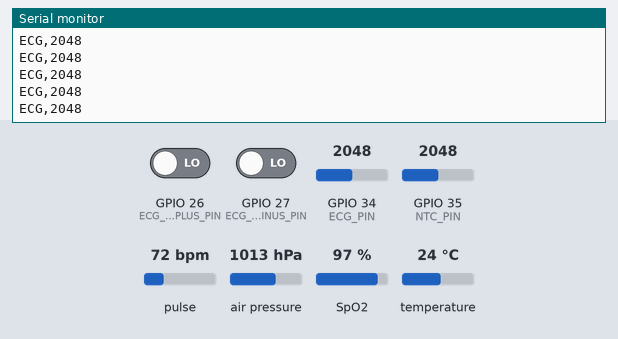
Bench run of a sketch on a simulated ESP32. On the bench: the last lines printed to the serial monitor. The test bench sets the inputs (shaded band); at power-on: GPIO 26 (ECG_LO_PLUS_PIN) LOW, pulse 72 bpm, GPIO 35 (NTC_PIN) = 2048, air pressure 1013 hPa, SpO2 97 %, GPIO 27 (ECG_LO_MINUS_PIN) LOW, GPIO 34 (ECG_PIN) = 2048, temperature 24 °C (analog values on the 0–4095 scale).

Above: at 2.0 s.
2.1 s: GPIO 26 (ECG_LO_PLUS_PIN) driven HIGH
At 2.8 s:
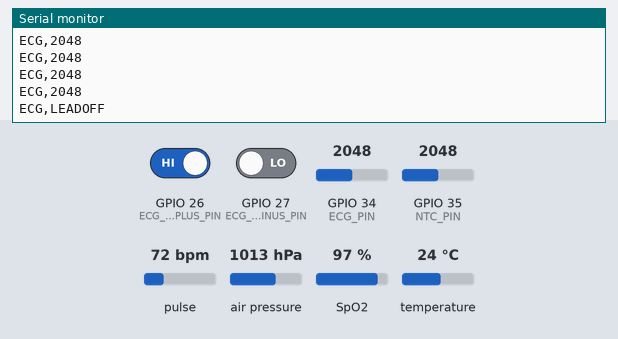
3.6 s: pulse set to 42 bpm
At 4.8 s:
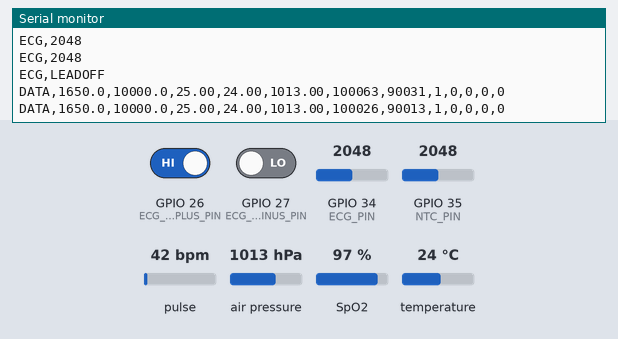
5.1 s: GPIO 35 (NTC_PIN) set to 2866
At 5.1 s:
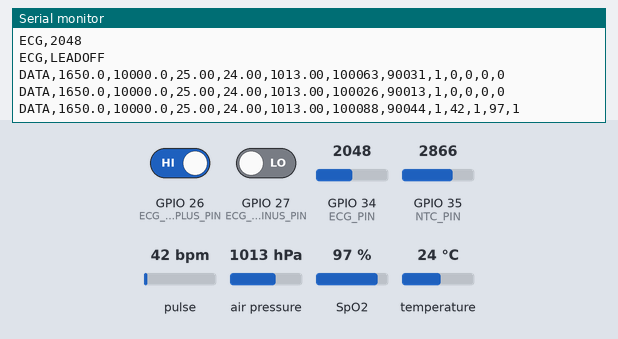
6.6 s: air pressure set to 952 hPa
At 7.8 s:
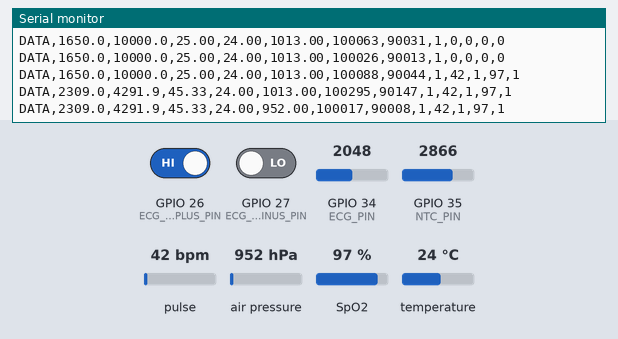
8.1 s: SpO2 set to 80 %
At 8.1 s:
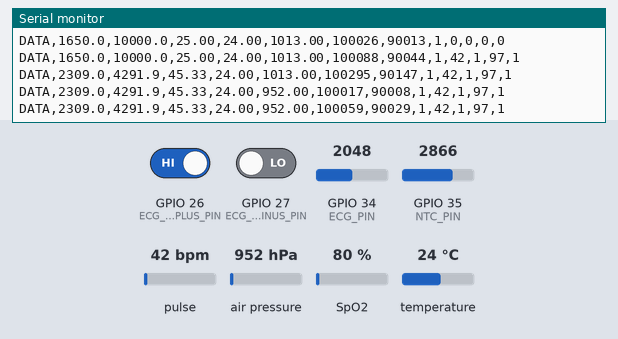
9.6 s: GPIO 35 (NTC_PIN) set to 3972
At 10.7 s:
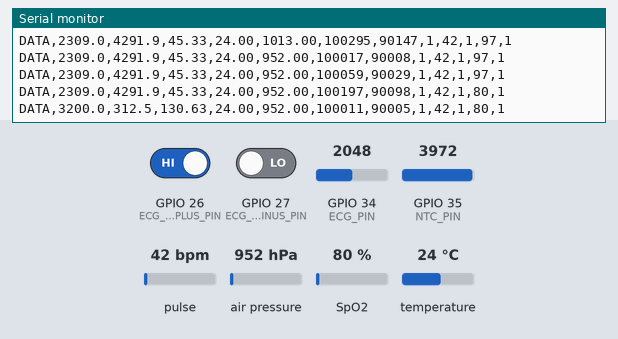
Timing chart, 0 to 12.1 s (numbered marks = the images above; inputs shaded):
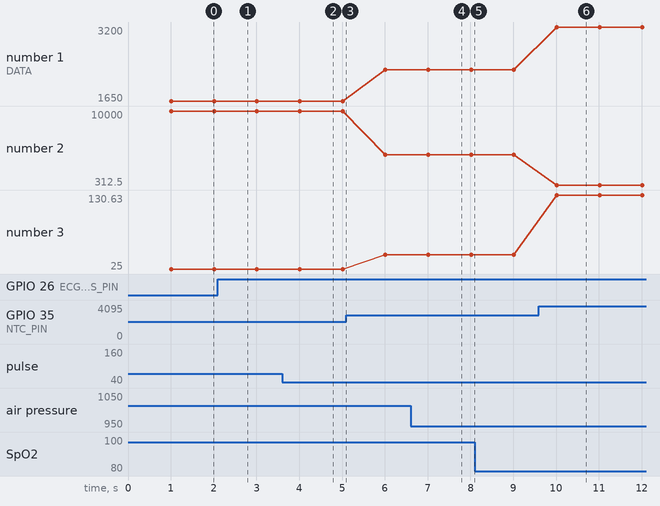

Measured:
- after the input at 2.1 s, the serial monitor: prints a new line at once (image 1)
- after the input at 3.6 s, the serial monitor: prints a new line after 0.41 s (image 2)
- after the input at 6.6 s, the serial monitor: prints a new line after 0.41 s (image 4)
- after the input at 9.6 s, the serial monitor: prints a new line after 0.41 s (image 6)
- plotted number 1: 1650 → 2309 after the input at 5.1 s, 2309 → 3200 after the input at 9.6 s
- plotted number 2: 10000 → 4291.9 after the input at 5.1 s, 4291.9 → 312.5 after the input at 9.6 s
- plotted number 3: 25 → 45.33 after the input at 5.1 s, 45.33 → 130.63 after the input at 9.6 s

The sketch:

medmonitor_sensors.ino
```cpp
/*
  MedMonitor integrated firmware
  ESP32 + AD8232 + MAX30102 + BMP280 + NTC

  Pins (classic ESP32 DevKit):
    AD8232 OUTPUT -> GPIO34
    AD8232 LO+    -> GPIO26
    AD8232 LO-    -> GPIO27
    MAX30102 SDA  -> GPIO21
    MAX30102 SCL  -> GPIO22
    BMP280 SDA    -> GPIO21 (shared I2C bus)
    BMP280 SCL    -> GPIO22 (shared I2C bus)
    NTC divider midpoint -> GPIO35

  NTC divider assumed:
    3.3V -> NTC -> GPIO35 -> 10k fixed resistor -> GND
  Set NTC_ON_TOP=false if your divider is wired the opposite way.

  Serial: 115200 baud
    ECG,<filtered_adc>       at 125 samples/sec
    ECG,LEADOFF              when electrode leads are disconnected
    DATA,<13 fields>         once per second

  Libraries:
    - Adafruit BMP280 Library
    - Adafruit Unified Sensor
    - Adafruit BusIO
    - SparkFun MAX3010x Pulse and Proximity Sensor Library
*/

#include <Wire.h>
#include <Adafruit_BMP280.h>
#include "MAX30105.h"
#include "spo2_algorithm.h"
#include <math.h>

// ---------------- PIN CONFIGURATION ----------------
static const int SDA_PIN = 21;
static const int SCL_PIN = 22;

static const int ECG_PIN = 34;
static const int ECG_LO_PLUS_PIN = 26;
static const int ECG_LO_MINUS_PIN = 27;

static const int NTC_PIN = 35;

// ---------------- NTC CONFIGURATION ----------------
#define NTC_ON_TOP true

static const float R_FIXED = 10000.0f;
static const float R_NTC_25 = 10000.0f;
static const float NTC_BETA = 3950.0f; // Replace with datasheet Beta if known.
static const float ADC_SUPPLY_MV = 3300.0f;

// ---------------- SENSOR OBJECTS ----------------
Adafruit_BMP280 bmp;
MAX30105 maxSensor;

bool bmpOK = false;
bool maxOK = false;

// ---------------- ECG CONFIGURATION ----------------
static const uint32_t ECG_PERIOD_US = 8000; // 125 Hz
static const int ECG_FILTER_SIZE = 3;

int ecgFilter[ECG_FILTER_SIZE] = {0};
int ecgFilterIndex = 0;
long ecgFilterSum = 0;
uint32_t nextEcgSampleUs = 0;
bool previousLeadOff = true;

// ---------------- MAX30102 CONFIGURATION ----------------
static const int32_t SPO2_BUFFER_SIZE = 100;

uint32_t irBuffer[SPO2_BUFFER_SIZE];
uint32_t redBuffer[SPO2_BUFFER_SIZE];

int spo2BufferCount = 0;
int samplesSinceCalculation = 0;

int32_t spo2Value = 0;
int32_t rawHeartRate = 0;

int8_t spo2Valid = 0;
int8_t heartRateValid = 0;

uint32_t latestIR = 0;
uint32_t latestRed = 0;

bool fingerPresent = false;

static const uint32_t FINGER_THRESHOLD = 50000;

// Heart-rate stabilizer:
// 1) reject isolated implausible jumps relative to the current estimate
// 2) median of the latest 5 accepted values
// 3) exponential smoothing of the median
static const int HR_HISTORY_SIZE = 5;
int hrHistory[HR_HISTORY_SIZE] = {0};
int hrHistoryCount = 0;
int hrHistoryIndex = 0;

float smoothedHeartRate = NAN;
static const float HR_EMA_ALPHA = 0.25f;
static const int HR_MIN = 40;
static const int HR_MAX = 200;
static const int HR_MAX_STEP = 25;

int displayedHeartRate = 0;

// ---------------- TIMING ----------------
unsigned long lastDataOutputMs = 0;

// ---------------- NTC READING ----------------
float readNTC(float &millivolts, float &resistance) {
  const int sampleCount = 32;
  uint32_t total = 0;

  for (int i = 0; i < sampleCount; i++) {
    total += analogReadMilliVolts(NTC_PIN);
    delayMicroseconds(150);
  }

  millivolts = total / (float)sampleCount;

  if (millivolts <= 20.0f ||
      millivolts >= ADC_SUPPLY_MV - 20.0f) {
    resistance = NAN;
    return NAN;
  }

  if (NTC_ON_TOP) {
    resistance = R_FIXED * (ADC_SUPPLY_MV - millivolts) / millivolts;
  } else {
    resistance = R_FIXED * millivolts / (ADC_SUPPLY_MV - millivolts);
  }

  if (!isfinite(resistance) || resistance <= 0.0f) {
    return NAN;
  }

  const float referenceKelvin = 298.15f;
  float inverseTemperature =
      (1.0f / referenceKelvin) +
      (log(resistance / R_NTC_25) / NTC_BETA);

  return (1.0f / inverseTemperature) - 273.15f;
}

// ---------------- HEART RATE FILTER ----------------
int medianOfHistory() {
  int sorted[HR_HISTORY_SIZE];
  for (int i = 0; i < hrHistoryCount; i++) {
    sorted[i] = hrHistory[i];
  }

  for (int i = 0; i < hrHistoryCount - 1; i++) {
    for (int j = i + 1; j < hrHistoryCount; j++) {
      if (sorted[j] < sorted[i]) {
        int temp = sorted[i];
        sorted[i] = sorted[j];
        sorted[j] = temp;
      }
    }
  }

  return sorted[hrHistoryCount / 2];
}

void resetHeartRateFilter() {
  hrHistoryCount = 0;
  hrHistoryIndex = 0;
  smoothedHeartRate = NAN;
  displayedHeartRate = 0;
}

void updateHeartRateFilter() {
  if (!fingerPresent || !heartRateValid) {
    return;
  }

  // Reject values outside the plausible range for this prototype.
  if (rawHeartRate < HR_MIN || rawHeartRate > HR_MAX) {
    return;
  }

  // Reject a single large jump once a stable estimate exists.
  if (isfinite(smoothedHeartRate) &&
      abs((int)rawHeartRate - (int)round(smoothedHeartRate)) > HR_MAX_STEP) {
    return;
  }

  hrHistory[hrHistoryIndex] = (int)rawHeartRate;
  hrHistoryIndex = (hrHistoryIndex + 1) % HR_HISTORY_SIZE;

  if (hrHistoryCount < HR_HISTORY_SIZE) {
    hrHistoryCount++;
  }

  int medianHR = medianOfHistory();

  if (!isfinite(smoothedHeartRate)) {
    smoothedHeartRate = medianHR;
  } else {
    smoothedHeartRate =
        HR_EMA_ALPHA * medianHR +
        (1.0f - HR_EMA_ALPHA) * smoothedHeartRate;
  }

  displayedHeartRate = (int)round(smoothedHeartRate);
}

// ---------------- MAX30102 SERVICE ----------------
void serviceMAX30102() {
  if (!maxOK) {
    return;
  }

  maxSensor.check();

  while (maxSensor.available()) {
    uint32_t red = maxSensor.getFIFORed();
    uint32_t ir = maxSensor.getFIFOIR();
    maxSensor.nextSample();

    latestRed = red;
    latestIR = ir;
    fingerPresent = (latestIR > FINGER_THRESHOLD);

    if (spo2BufferCount < SPO2_BUFFER_SIZE) {
      redBuffer[spo2BufferCount] = red;
      irBuffer[spo2BufferCount] = ir;
      spo2BufferCount++;

      if (spo2BufferCount == SPO2_BUFFER_SIZE) {
        maxim_heart_rate_and_oxygen_saturation(
          irBuffer, SPO2_BUFFER_SIZE, redBuffer,
          &spo2Value, &spo2Valid,
          &rawHeartRate, &heartRateValid
        );
        updateHeartRateFilter();
      }
    } else {
      memmove(irBuffer, irBuffer + 1,
              (SPO2_BUFFER_SIZE - 1) * sizeof(uint32_t));
      memmove(redBuffer, redBuffer + 1,
              (SPO2_BUFFER_SIZE - 1) * sizeof(uint32_t));

      irBuffer[SPO2_BUFFER_SIZE - 1] = ir;
      redBuffer[SPO2_BUFFER_SIZE - 1] = red;

      samplesSinceCalculation++;

      if (samplesSinceCalculation >= 25) {
        samplesSinceCalculation = 0;

        maxim_heart_rate_and_oxygen_saturation(
          irBuffer, SPO2_BUFFER_SIZE, redBuffer,
          &spo2Value, &spo2Valid,
          &rawHeartRate, &heartRateValid
        );

        updateHeartRateFilter();
      }
    }
  }

  if (!fingerPresent) {
    heartRateValid = 0;
    spo2Valid = 0;
    resetHeartRateFilter();
  }
}

// ---------------- ECG SERVICE ----------------
void serviceECG() {
  uint32_t nowUs = micros();

  if ((int32_t)(nowUs - nextEcgSampleUs) < 0) {
    return;
  }

  nextEcgSampleUs = nowUs + ECG_PERIOD_US;

  bool leadOff =
      (digitalRead(ECG_LO_PLUS_PIN) == HIGH) ||
      (digitalRead(ECG_LO_MINUS_PIN) == HIGH);

  if (leadOff) {
    if (!previousLeadOff) {
      Serial.println("ECG,LEADOFF");
    }
    previousLeadOff = true;
    return;
  }

  previousLeadOff = false;

  int rawECG = analogRead(ECG_PIN);

  ecgFilterSum -= ecgFilter[ecgFilterIndex];
  ecgFilter[ecgFilterIndex] = rawECG;
  ecgFilterSum += rawECG;
  ecgFilterIndex = (ecgFilterIndex + 1) % ECG_FILTER_SIZE;

  int filteredECG = ecgFilterSum / ECG_FILTER_SIZE;

  Serial.print("ECG,");
  Serial.println(filteredECG);
}

// ---------------- BMP280 INITIALIZATION ----------------
void initializeBMP280() {
  // Keep the same order and address used in the standalone sensor test.
  bmpOK = bmp.begin(0x76);

  if (!bmpOK) {
    delay(30);
    bmpOK = bmp.begin(0x77);
  }

  if (bmpOK) {
    bmp.setSampling(
      Adafruit_BMP280::MODE_NORMAL,
      Adafruit_BMP280::SAMPLING_X2,
      Adafruit_BMP280::SAMPLING_X16,
      Adafruit_BMP280::FILTER_X16,
      Adafruit_BMP280::STANDBY_MS_500
    );
  }

  Serial.println(bmpOK ? "#BMP280:OK" : "#BMP280:NOT_FOUND");
}

// ---------------- MAX30102 INITIALIZATION ----------------
void initializeMAX30102() {
  maxOK = maxSensor.begin(Wire, I2C_SPEED_STANDARD);

  if (maxOK) {
    maxSensor.setup(60, 4, 2, 100, 411, 4096);
    maxSensor.setPulseAmplitudeRed(0x3F);
    maxSensor.setPulseAmplitudeIR(0x3F);
    maxSensor.setPulseAmplitudeGreen(0);
  }

  Serial.println(maxOK ? "#MAX30102:OK" : "#MAX30102:NOT_FOUND");
}

// ---------------- SETUP ----------------
void setup() {
  Serial.begin(115200);
  delay(800);

  analogReadResolution(12);
  analogSetPinAttenuation(ECG_PIN, ADC_11db);
  analogSetPinAttenuation(NTC_PIN, ADC_11db);

  pinMode(ECG_LO_PLUS_PIN, INPUT);
  pinMode(ECG_LO_MINUS_PIN, INPUT);

  Wire.begin(SDA_PIN, SCL_PIN);
  Wire.setClock(100000);

  Serial.println("#MEDMONITOR_START");

  // BMP280 first, matching the standalone test that worked.
  initializeBMP280();

  // MAX30102 second, on the same I2C bus.
  initializeMAX30102();

  // Initialize ECG moving-average buffer with actual baseline samples.
  for (int i = 0; i < ECG_FILTER_SIZE; i++) {
    ecgFilter[i] = analogRead(ECG_PIN);
    ecgFilterSum += ecgFilter[i];
  }

  nextEcgSampleUs = micros();

  Serial.println(
    "#FORMAT:DATA,ntc_mV,ntc_ohms,ntc_C,bmp_C,pressure_hPa,IR,RED,finger,HR,HR_valid,SpO2,SpO2_valid"
  );
}

// ---------------- MAIN LOOP ----------------
void loop() {
  // Service the optical sensor frequently to avoid FIFO overflow.
  serviceMAX30102();

  // Sample ECG at 125 Hz and stream it separately from the one-second packet.
  serviceECG();

  if (millis() - lastDataOutputMs >= 1000) {
    lastDataOutputMs = millis();

    float ntcMv = NAN;
    float ntcOhms = NAN;
    float ntcC = readNTC(ntcMv, ntcOhms);

    float bmpC = NAN;
    float pressureHpa = NAN;

    if (bmpOK) {
      bmpC = bmp.readTemperature();
      pressureHpa = bmp.readPressure() / 100.0f;

      if (!isfinite(bmpC) || !isfinite(pressureHpa) ||
          bmpC < -40.0f || bmpC > 85.0f ||
          pressureHpa < 300.0f || pressureHpa > 1100.0f) {
        bmpC = NAN;
        pressureHpa = NAN;
      }
    }

    Serial.print("DATA,");
    Serial.print(isfinite(ntcMv) ? ntcMv : -999.0f, 1); Serial.print(",");
    Serial.print(isfinite(ntcOhms) ? ntcOhms : -999.0f, 1); Serial.print(",");
    Serial.print(isfinite(ntcC) ? ntcC : -999.0f, 2); Serial.print(",");
    Serial.print(isfinite(bmpC) ? bmpC : -999.0f, 2); Serial.print(",");
    Serial.print(isfinite(pressureHpa) ? pressureHpa : -999.0f, 2); Serial.print(",");
    Serial.print(latestIR); Serial.print(",");
    Serial.print(latestRed); Serial.print(",");
    Serial.print(fingerPresent ? 1 : 0); Serial.print(",");
    Serial.print(displayedHeartRate); Serial.print(",");
    Serial.print((fingerPresent && hrHistoryCount > 0) ? 1 : 0); Serial.print(",");
    Serial.print(spo2Value); Serial.print(",");
    Serial.println((fingerPresent && spo2Valid) ? 1 : 0);
  }
}
```
